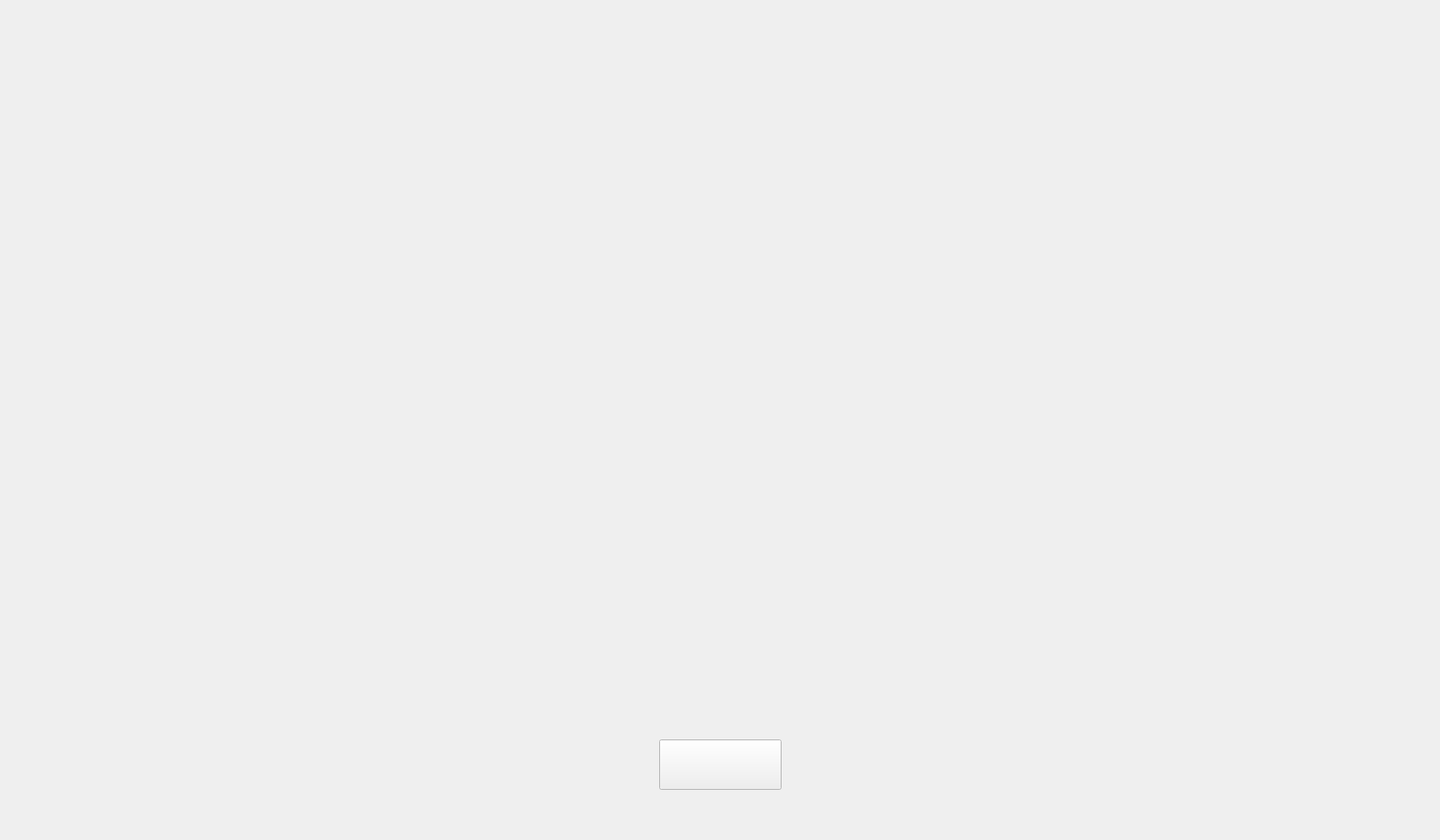
<?xml version="1.0" encoding="UTF-8"?>
<ui version="4.0">
 <class>RbMonitorTipsWindow</class>
 <widget class="QWidget" name="RbMonitorTipsWindow">
  <property name="geometry">
   <rect>
    <x>0</x>
    <y>0</y>
    <width>1920</width>
    <height>1120</height>
   </rect>
  </property>
  <property name="windowTitle">
   <string>SimLaparo</string>
  </property>
  <layout class="QVBoxLayout" name="verticalLayout_2">
   <item>
    <layout class="QHBoxLayout" name="horizontalLayout">
     <item>
      <spacer name="horizontalSpacer">
       <property name="orientation">
        <enum>Qt::Horizontal</enum>
       </property>
       <property name="sizeHint" stdset="0">
        <size>
         <width>40</width>
         <height>20</height>
        </size>
       </property>
      </spacer>
     </item>
     <item>
      <layout class="QVBoxLayout" name="verticalLayout">
       <item>
        <spacer name="verticalSpacer">
         <property name="orientation">
          <enum>Qt::Vertical</enum>
         </property>
         <property name="sizeType">
          <enum>QSizePolicy::Fixed</enum>
         </property>
         <property name="sizeHint" stdset="0">
          <size>
           <width>20</width>
           <height>969</height>
          </size>
         </property>
        </spacer>
       </item>
       <item>
        <widget class="QPushButton" name="btn_OK">
         <property name="minimumSize">
          <size>
           <width>163</width>
           <height>67</height>
          </size>
         </property>
         <property name="maximumSize">
          <size>
           <width>163</width>
           <height>67</height>
          </size>
         </property>
         <property name="text">
          <string/>
         </property>
        </widget>
       </item>
       <item>
        <spacer name="verticalSpacer_2">
         <property name="orientation">
          <enum>Qt::Vertical</enum>
         </property>
         <property name="sizeType">
          <enum>QSizePolicy::Fixed</enum>
         </property>
         <property name="sizeHint" stdset="0">
          <size>
           <width>20</width>
           <height>50</height>
          </size>
         </property>
        </spacer>
       </item>
      </layout>
     </item>
     <item>
      <spacer name="horizontalSpacer_2">
       <property name="orientation">
        <enum>Qt::Horizontal</enum>
       </property>
       <property name="sizeHint" stdset="0">
        <size>
         <width>40</width>
         <height>20</height>
        </size>
       </property>
      </spacer>
     </item>
    </layout>
   </item>
  </layout>
 </widget>
 <resources/>
 <connections/>
</ui>
